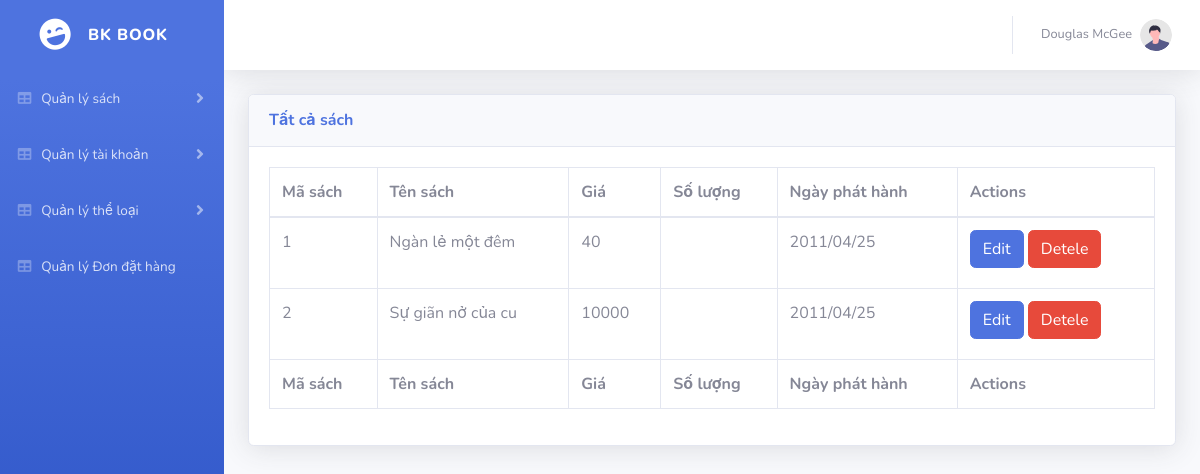
The page /apps/admin/index.php on the database as committed earlier.
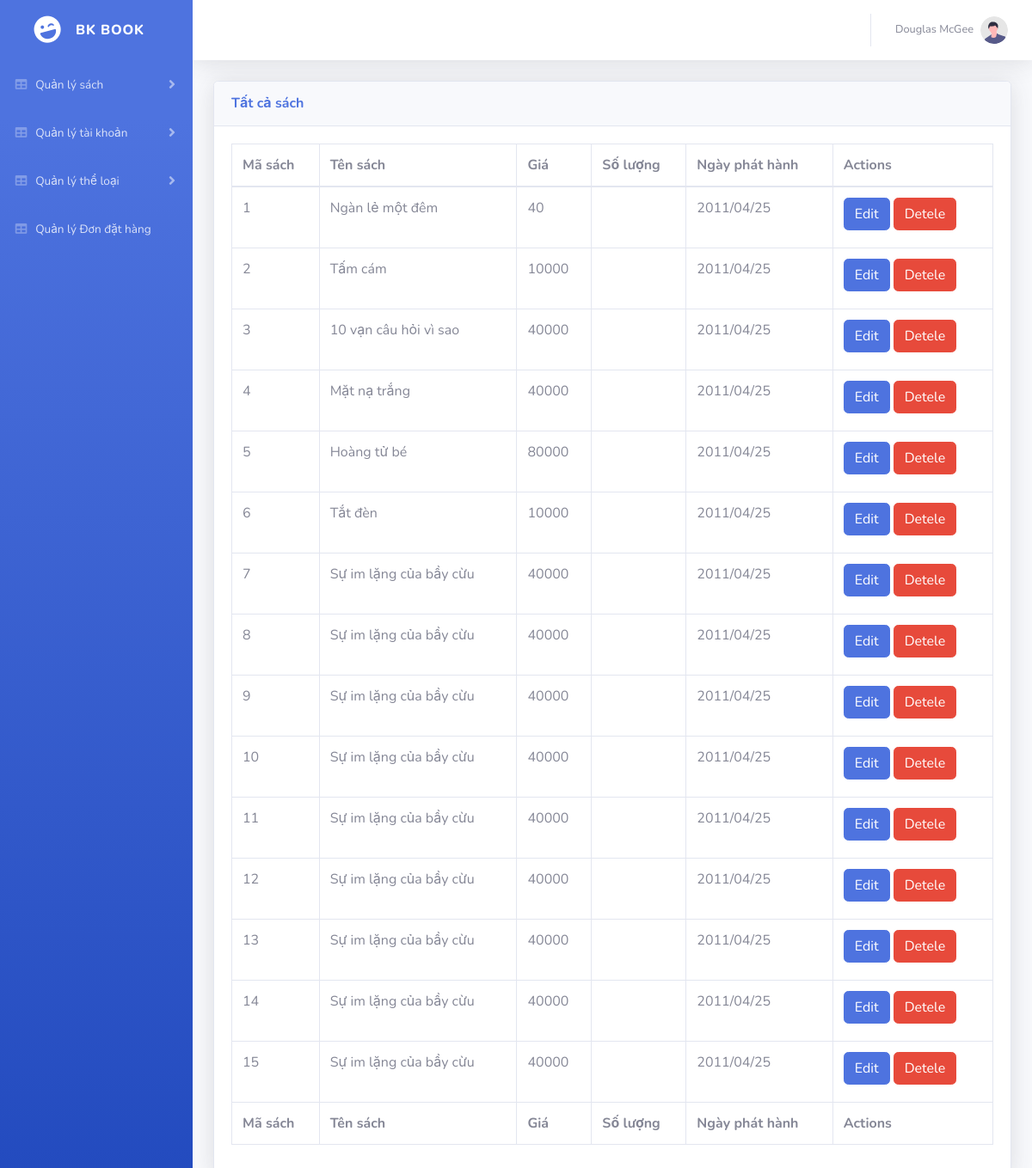
The same page on the database as committed later.
### tables this page shows
CREATE TABLE `book` (
  `id` int(11) NOT NULL,
  `category_id` int(11) DEFAULT NULL,
  `product_name` varchar(255) DEFAULT NULL,
  `price` double DEFAULT NULL,
  `description` text DEFAULT NULL,
  `product_image` text DEFAULT NULL,
  `public_year` int(11) DEFAULT NULL,
  `author_id` int(11) DEFAULT NULL,
  `publisher` varchar(225) DEFAULT NULL,
  `num_page` int(11) DEFAULT NULL,
  `lang` varchar(225) DEFAULT NULL,
  `critic` text DEFAULT NULL
);

### apps/admin/Model/connection.php (called while the page is built, shortened)
<?php
    class Connection{
        var $conn;
        function __construct()
        {
            $severname ="localhost";
            $username ="root";
            $password ="";
            $db_name ="bkstore";
            $this->conn = new mysqli($severname,$username,$password,$db_name);
            $this->conn->set_charset("utf8");
        }
        public function getList($query) {
            $result = $this->conn->query($query);
            return $result;
        }
    }
?>

### apps/admin/Model/product.php (called while the page is built, shortened)
<?php
class Product {
    public function getListAll() {
        $db = new Connection();
        $query = "SELECT * FROM book ";
        $result = $db->getList($query);
        return $result;
    }
}
?>

### apps/admin/view/AllProduct.php (the view)
<div class="container-fluid">
    <div class="card shadow mb-4">
            <div class="card-header py-3">
                <h6 class="m-0 font-weight-bold text-primary">Tất cả sách</h6>
            </div>
            <div class="card-body">
                <div class="table-responsive">
                <table class="table table-bordered" id="dataTable" width="100%" cellspacing="0">
                <thead>
                    <tr>
                        <th>Mã sách</th>
                        <th>Tên sách</th>
                        <th>Giá</th>
                        <th>Số lượng</th>
                        <th>Ngày phát hành</th>
                        <th>Actions</th>
                    </tr>
                </thead>
                <tfoot>
                    <tr>
                        <th>Mã sách</th>
                        <th>Tên sách</th>
                        <th>Giá</th>
                        <th>Số lượng</th>
                        <th>Ngày phát hành</th>
                        <th>Actions</th>
                    </tr>
                </tfoot>
                <tbody>
                    <?php
                        $pd = new Product();
                        $book = $pd->getListAll();
                        if ($book->num_rows > 0) {
                            while($result = $book->fetch_assoc()) {
                        ?>
                            <tr>
                                <td><?php echo $result['id']; ?></td>
                                <td><?php echo $result['product_name']; ?></td>
                                <td><?php echo $result['price']; ?></td>
                                <td><?php echo $result['quantity']; ?></td>
                                <td>2011/04/25</td>
                                <td>
                                    <a name="" id="" class="btn btn-primary mb-2 text-center" href="index.php?action=Admin&act=editproduct&id=<?php echo $result['id'] ?>">Edit</a>
                                    <a name="" id="" class="btn btn-danger mb-2 text-center" href="index.php?action=Product&act=deletePr&id=<?php echo $result['id'] ?>">Detele</a>
                                </td>
                            </tr>
                        <?php
                        }
                    }
                    else
                    {
                        echo "No products available";
                        }
                        ?>
                </tbody>
            </table>
                </div>
            </div>
    </div>
</div>

### apps/admin/index.php (shortened to what this page needs)
<?php
include_once './Model/product.php';
?>
<!DOCTYPE html>
<html lang="en">
    <head>
        <link href="./public/vendor/fontawesome-free/css/all.min.css" rel="stylesheet" type="text/css">
        <link href="/bookstore/apps/admin/public/css/sb-admin-2.min.css" rel="stylesheet">
        <link href="/bookstore/apps/admin/public/vendor/datatables/dataTables.bootstrap4.min.css" rel="stylesheet">
    </head>
    <body id="page-top">
        <div id="wrapper">
            <?php
                $ctrl = "Admin";
                include_once './view/components/sidebar.php';
            ?>
            <div id="content-wrapper" class="d-flex flex-column">
                <div id="content">
                    <?php
                        include_once './view/components/header.php';
                        include_once 'Controllers/' . $ctrl . "Controller.php";
                    ?>
                </div>
            </div>
        </div>
    </body>
</html>

### apps/admin/view/components/sidebar.php (shortened to what this page needs)
<ul class="navbar-nav bg-gradient-primary sidebar sidebar-dark accordion" id="accordionSidebar">
                <a class="sidebar-brand d-flex align-items-center justify-content-center" href="/bookstore/apps/admin/index.php">
                    <div class="sidebar-brand-icon rotate-n-15">
                        <i class="fas fa-laugh-wink"></i>
                    </div>
                    <div class="sidebar-brand-text mx-3">BK BOOK</div>
                </a>
                <li class="nav-item">
                    <a class="nav-link collapsed" href="#" data-toggle="collapse" data-target="#collapsePages"
                        aria-expanded="true" aria-controls="collapsePages">
                        <i class="fas fa-fw fa-table"></i>
                        <span>Quản lý sách</span>
                    </a>
                </li>
                <li class="nav-item">
                    <a class="nav-link collapsed" href="#" data-toggle="collapse" data-target="#collapseTwo"
                        aria-expanded="true" aria-controls="collapseTwo">
                        <i class="fas fa-fw fa-table"></i>
                        <span>Quản lý tài khoản</span>
                    </a>
                </li>
                <li class="nav-item">
                    <a class="nav-link collapsed" href="#" data-toggle="collapse" data-target="#collapseThree"
                        aria-expanded="true" aria-controls="collapseFour">
                        <i class="fas fa-fw fa-table"></i>
                        <span>Quản lý thể loại</span>
                    </a>
                </li>
                <li class="nav-item">
                    <a class="nav-link" href="index.php?action=Admin&act=allorder">
                        <i class="fas fa-fw fa-table"></i>
                        <span>Quản lý Đơn đặt hàng</span>
                    </a>
                </li>
            </ul>

### apps/admin/view/components/header.php (shortened to what this page needs)
<nav class="navbar navbar-expand navbar-light bg-white topbar mb-4 static-top shadow">
<ul class="navbar-nav ml-auto">
    <li class="nav-item dropdown no-arrow">
        <a class="nav-link dropdown-toggle" href="#" id="userDropdown" role="button"
            data-toggle="dropdown" aria-haspopup="true" aria-expanded="false">
            <span class="mr-2 d-none d-lg-inline text-gray-600 small">Douglas McGee</span>
            <img class="img-profile rounded-circle" src="../../public/img/undraw_profile.svg">
        </a>
    </li>
</ul>
</nav>

### apps/admin/Controllers/AdminController.php (shortened to what this page needs)
<?php
$act = "allproduct";
switch($act) {
    case "allproduct":
        include "./view/AllProduct.php";
        break;
}
?>

Rows that differ between the two databases and show on the page:
changed book id 2: product_name "Sự giãn nở của cu" → "Tấm cám"
added book: id "3", product_name "10 vạn câu hỏi vì sao", price "40000"
added book: id "4", product_name "Mặt nạ trắng", price "40000"
added book: id "5", product_name "Hoàng tử bé", price "80000"
added book: id "6", product_name "Tắt đèn", price "10000"
added book: id "7", product_name "Sự im lặng của bầy cừu", price "40000"
added book: id "8", product_name "Sự im lặng của bầy cừu", price "40000"
added book: id "9", product_name "Sự im lặng của bầy cừu", price "40000"
added book: id "10", product_name "Sự im lặng của bầy cừu", price "40000"
added book: id "11", product_name "Sự im lặng của bầy cừu", price "40000"
added book: id "12", product_name "Sự im lặng của bầy cừu", price "40000"
added book: id "13", product_name "Sự im lặng của bầy cừu", price "40000"
added book: id "14", product_name "Sự im lặng của bầy cừu", price "40000"
added book: id "15", product_name "Sự im lặng của bầy cừu", price "40000"
